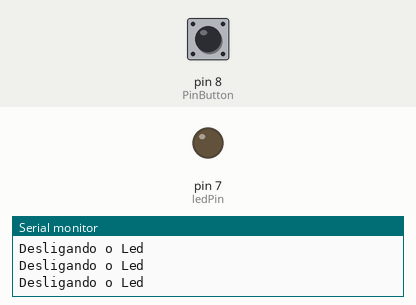
Recording of a sketch running on a simulated Arduino Uno, built with avr-gcc and run on an emulated ATmega328P. On the bench: output pins drawn as LEDs (lit = HIGH), the last lines printed to the serial monitor. Inputs (shaded band) come from the test bench; at power-on: pin 8 (PinButton) LOW.

Above: at 1.3 s.
1.4 s: pin 8 (PinButton) pulled HIGH for 0.15 s
At 1.5 s:
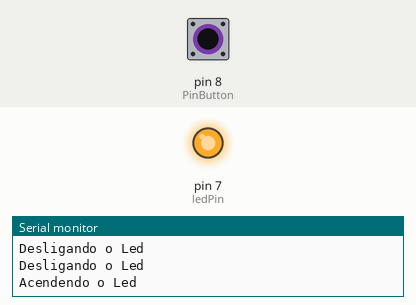
3.1 s: pin 8 (PinButton) pulled HIGH for 3.2 s
At 6.8 s:
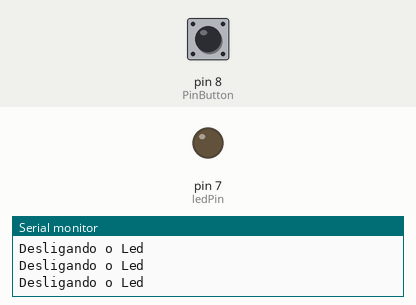
Timing chart, 0 to 8.3 s (numbered marks = the images above; inputs shaded):
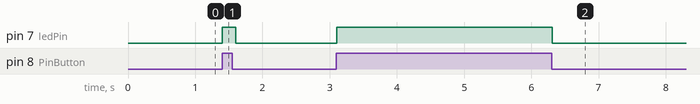

The sketch:

entrada-saida-digital-push-button-led.ino
```cpp
#define PinButton 8
#define ledPin 7


void setup() {
  // put your setup code here, to run once:
  pinMode(PinButton, INPUT);
  pinMode(ledPin, OUTPUT);
  Serial.begin(9600);
  delay(100);
}

void loop() {
  // put your main code here, to run repeatedly:
  if(digitalRead(PinButton) == HIGH) {
    digitalWrite(ledPin, HIGH);
    Serial.println("Acendendo o Led");
  } else {
    digitalWrite(ledPin, LOW);
    Serial.println("Desligando o Led");
  }
  delay(100);
}
```

Measured:
- after the input at 1.4 s, pin 7 (ledPin): LOW → HIGH at once, → LOW 0.20 s later
- after the input at 3.1 s, pin 7 (ledPin): LOW → HIGH at once, → LOW 3.2 s later
